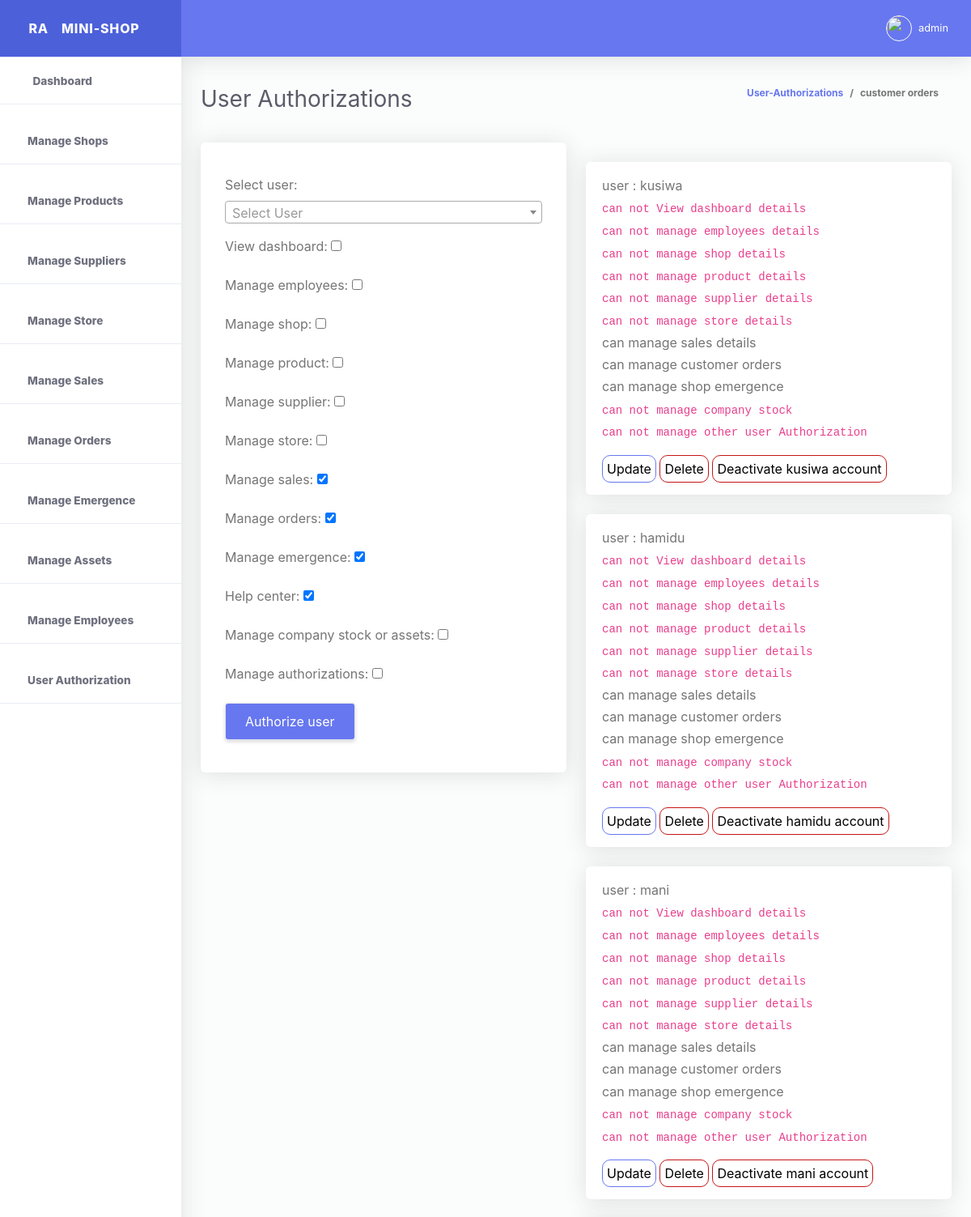
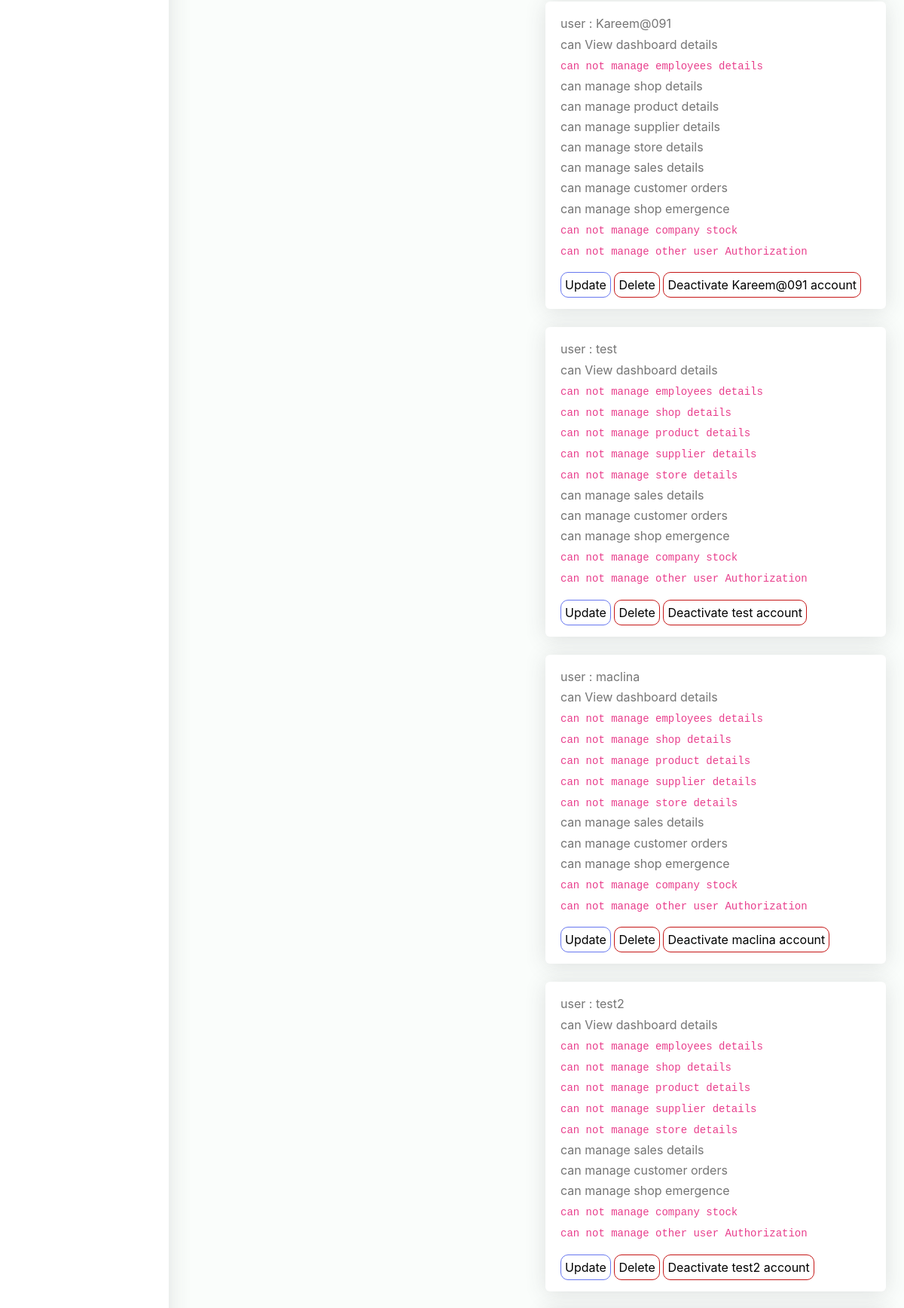
The app's page /users-authorization (signed in, upper part) with its own data (2 pictures, top to bottom).
### storeApp/models.py (models this page shows, shortened)
class AuthorizeUsers(models.Model):
    select_user = models.ForeignKey(User, on_delete=models.CASCADE)
    view_dashboard = models.BooleanField(default =False)
    manage_employees = models.BooleanField(default =False)
    manage_shop = models.BooleanField(default =False)
    manage_product = models.BooleanField(default =False)
    manage_supplier = models.BooleanField(default =False)
    manage_store = models.BooleanField(default =False)
    manage_sales = models.BooleanField(default =True)
    manage_orders = models.BooleanField(default =True)
    manage_emergence = models.BooleanField(default =True)
    help_center = models.BooleanField(default =True)
    manage_company_stock_or_assets = models.BooleanField(default =False)
    manage_authorizations = models.BooleanField(default =False)
    created_at = models.DateTimeField(auto_now_add =True) #never change once the object is created
    updated_at = models.DateTimeField(auto_now =True) # always change when object is updated
    class Meta:
        verbose_name_plural = 'User Authorization'

### storeApp/views.py (the view)
# urls.py: path('users-authorization', views.authorizationPage, name="authorizationPage"),
def authorizationPage(request):
  if request.method == "POST" and request.POST.get('add_user_auth'):
    form = AuthorizeUsersForm (request.POST )
    if form.is_valid():
      form.save()
      messages.success(request, f"user authoriation for {request.POST.get('select_user')} added succesffuly by {request.user.username}")
      return redirect("storeApp:authorizationPage")
  try:
      get_all_user_authorizations = AuthorizeUsers.objects.get(select_user = request.user)
  except:
    messages.info(request, f"{request.user} does not have any credential yet!")
  form = AuthorizeUsersForm()
  get_all_user_authorizations_who_can = AuthorizeUsers.objects.all().order_by('-updated_at')
  template_name = 'store/authorizationPage.html'
  update = False
  context = {
    'get_all_user_authorizations':get_all_user_authorizations,
    'form':form,
    'update':update,
    'get_all_user_authorizations_who_can':get_all_user_authorizations_who_can,
  }
  return render (request, template_name, context)

### templates/store/authorizationPage.html (shortened to what this page needs)
{% extends './base.html' %}
{% load static %}
{% block content %}
<div class="container-fluid" id="container-wrapper">
  <div class="d-sm-flex align-items-center justify-content-between mb-4">
    <h1 class="h3 mb-0 text-gray-800">User Authorizations </h1>
    <ol class="breadcrumb">
      <li class="breadcrumb-item"><a href="./">User-Authorizations</a></li>
      <li class="breadcrumb-item active" aria-current="page">customer orders </li>
    </ol>
  </div>
  </div>
  <div class="user_authorizations_sections">
    <div class="container">
      <div class="row">
        <div class="col-md-6">
          <div class="card">
            <div class="card-body">
              {% if update == False %}
              <form action="" method="post">
              {{form.as_p}}
              <div class="button_section">
                <button type="submit" class="btn btn-primary pl-4 pr-4" name="add_user_auth" value="update_user_auth">Authorize user</button>
              </div>
              </form>
              {% endif %}
            </div>
          </div>
        </div>
        {% if get_all_user_authorizations_who_can %}
        <div class="col-md-6">
          {% for authorized in get_all_user_authorizations_who_can %}
          <div class="card mt-4">
            <div class="card-body" id="userdataTable">
              <h6>user : {{ authorized.select_user}}</h6>
              {% if authorized.view_dashboard %}
              <h6>can View dashboard details </h6>
              {% else %}
              <h6><code> can not View dashboard details</code></h6>
              {% endif %}
              {% if authorized.manage_employees %}
              <h6>can manage employees details </h6>
              {% else %}
              <h6><code> can not manage employees details</code> </h6>
              {% endif %}
              {% if authorized.manage_shop %}
              <h6>can manage shop details </h6>
              {% else %}
              <h6><code> can not manage shop details</code> </h6>
              {% endif %}
              {% if authorized.manage_product %}
              <h6>can manage product details </h6>
              {% else %}
              <h6><code> can not manage product details</code> </h6>
              {% endif %}
              {% if authorized.manage_supplier %}
              <h6>can manage supplier details </h6>
              {% else %}
              <h6><code> can not manage supplier details </code></h6>
              {% endif %}
              {% if authorized.manage_store %}
              <h6>can manage store details </h6>
              {% else %}
              <h6><code> can not manage store details </code></h6>
              {% endif %}
              {% if authorized.manage_sales %}
              <h6>can manage sales details </h6>
              {% else %}
              <h6><code> can not manage sales details </code></h6>
              {% endif %}
              {% if authorized.manage_orders %}
              <h6>can manage customer orders  </h6>
              {% else %}
              <h6><code> can not manage  customer orders</code>  </h6>
              {% endif %}
              {% if authorized.manage_emergence %}
              <h6>can manage shop emergence  </h6>
              {% else %}
              <h6><code> can not manage shop emergence </code>  </h6>
              {% endif %}
              {% if authorized.manage_company_stock_or_assets %}
              <h6>can manage company stock </h6>
              {% else %}
              <h6><code> can not manage company stock</code>  </h6>
              {% endif %}
              {% if authorized.manage_authorizations %}
              <h6>can manage other user Authorization  </h6>
              {% else %}
              <h6><code> can not manage other user Authorization </code>  </h6>
              {% endif %}
              <div class="button_section mt-4">
                <a href="{% url 'storeApp:updateUserAuthorizations' authorized.id %}" class="update">Update</a>
                <a href="{% url 'storeApp:deleteUserAuthorizations' authorized.id %}" class="delete">Delete</a>
                {% if authorized.view_dashboard == False and authorized.manage_sales == False %}
                 <a  data-toggle="modal" data-target="#activateUserAuthorizations" class="update">Activate {{authorized.select_user}} Acount</a>
                {% else %}
                <a  data-toggle="modal" data-target="#deactivateUserAuthorizations"    class="delete">Deactivate {{authorized.select_user}} account</a>
                {% endif %}
              </div>
            </div>
          </div>
          {% endfor %}
        </div>
        {% endif %}
      </div>
    </div>
  </div>
{% endblock %}

### templates/store/base.html (shortened to what this page needs)
<!DOCTYPE html>
<html lang="en">
{% load static %}
<head>
  <link href="{% static './vendor/fontawesome-free/css/all.min.css' %}" rel="stylesheet" type="text/css">
  <link href="{% static './vendor/bootstrap/css/bootstrap.min.css' %}" rel="stylesheet" type="text/css">
  <link href="{% static './css/ruang-admin.min.css' %}" rel="stylesheet">
  <link href="{% static './css/chart.css' %}" rel="stylesheet">
  <link href="{% static './vendor/datatables/dataTables.bootstrap4.min.css' %}" rel="stylesheet">
  <link href="{% static './vendor/select2/dist/css/select2.min.css'%}" rel="stylesheet" type="text/css">
  <link href="{% static './vendor/bootstrap-datepicker/css/bootstrap-datepicker.min.css' %}" rel="stylesheet" >
  <link href="{% static './vendor/bootstrap-touchspin/css/jquery.bootstrap-touchspin.css' %} " rel="stylesheet" >
  <link href="{% static './vendor/clock-picker/clockpicker.css' %}" rel="stylesheet">
  <link href="{% static './css/ruang-admin.css' %}" rel="stylesheet">
</head>
<body id="page-top" >
<div id="wrapper" >
  <ul class="navbar-nav sidebar sidebar-light accordion" id="accordionSidebar">
    <a class="sidebar-brand d-flex align-items-center justify-content-center" href="homePage">
      <div class="sidebar-brand-icon">
        <span>RA</span>
      </div>
      <div class="sidebar-brand-text mx-3">MINI-SHOP</div>
    </a>
    <hr class="sidebar-divider my-0">
    {% if get_all_user_authorizations.view_dashboard %}
    <li class="nav-item active ">
      <a class="nav-link" href="{% url 'storeApp:homepage' %}">
        <i class="fas fa-fw fa-tachometer-alt"></i>
        <span>Dashboard</span></a>
      </li>
    <hr class="sidebar-divider">
    {% endif %}
    {% if get_all_user_authorizations.manage_shop %}
    <li class="nav-item active">
      <a class="nav-link" href="{% url 'storeApp:shopPage' %}">
        <i class="fas fas fas fa-store-alt fa-2x text-success"></i>
        <span>Manage Shops</span></a>
    </li>
    <hr class="sidebar-divider">
    {% endif %}
    {% if get_all_user_authorizations.manage_product %}
    <li class="nav-item active">
      <a class="nav-link" href="{% url 'storeApp:productPage' %}">
        <i class="fas fas fab fa-shopping-bag fa-2x text-success"></i>
        <span>Manage Products</span></a>
    </li>
    <hr class="sidebar-divider">
    {% endif %}
    {% if get_all_user_authorizations.manage_supplier %}
    <li class="nav-item active">
      <a class="nav-link" href="{% url 'storeApp:suppliersPage' %}">
        <i class="fas fas fa-user-friends fa-2x text-success"></i>
        <span>Manage Suppliers</span></a>
    </li>
    <hr class="sidebar-divider">
    {% endif %}
    {% if get_all_user_authorizations.manage_store %}
    <li class="nav-item active">
      <a class="nav-link" href="{% url 'storeApp:storePage' %}">
        <i class="fas fas fa-store-alt fa-2x text-success"></i>
        <span>Manage Store</span></a>
    </li>
    <hr class="sidebar-divider">
    {% endif %}
    {% if get_all_user_authorizations.manage_sales %}
    <li class="nav-item active">
      <a class="nav-link" href="{% url 'storeApp:salesPage' %}">
        <i class="fas far fa-money-bill-alt fa-2x text-success"></i>
        <span>Manage Sales</span></a>
    </li>
    <hr class="sidebar-divider">
    {% endif %}
    {% if get_all_user_authorizations.manage_orders %}
    <li class="nav-item active">
      <a class="nav-link" href="{% url 'storeApp:ordersPage' %}">
        <i class="fas far fas fa-cart-arrow-down fa-2x text-success"></i>
        <span>Manage Orders</span></a>
    </li>
    <hr class="sidebar-divider">
    {% endif %}
    {% if get_all_user_authorizations.manage_emergence %}
    <li class="nav-item active">
      <a class="nav-link" href="{% url 'storeApp:emergencePage' %}">
        <i class="fas far far fa-comments fa-2x text-success"></i>
        <span>Manage Emergence</span></a>
    </li>
    <hr class="sidebar-divider">
    {% endif %}
    {% if get_all_user_authorizations.manage_company_stock_or_assets %}
    <li class="nav-item active">
      <a class="nav-link" href="{% url 'storeApp:companyStockPage' %}">
        <i class="fas far far fa-store-alt fa-2x text-success"></i>
        <span>Manage Assets</span></a>
    </li>
    <hr class="sidebar-divider">
    {% endif %}
    {% if get_all_user_authorizations.manage_employees %}
    <li class="nav-item active">
      <a class="nav-link" href="{% url 'storeApp:employeePage' %}">
        <i class="fas fa-users fa-2x text-success"></i>
        <span>Manage Employees</span></a>
    </li>
  <hr class="sidebar-divider">
  {% endif %}
  {% if get_all_user_authorizations.manage_authorizations %}
    <li class="nav-item active">
      <a class="nav-link" href="{% url 'storeApp:authorizationPage' %}">
        <i class="fas far far fas fa-user-shield fa-2x text-success"></i>
        <span>User Authorization</span></a>
    </li>
    <hr class="sidebar-divider">
    {% endif %}
  </ul>
  <div id="content-wrapper" class="d-flex flex-column">
    <div id="content">
      <nav class="navbar navbar-expand navbar-light bg-navbar topbar mb-4 static-top">
        <button id="sidebarToggleTop" class="btn btn-link rounded-circle mr-3">
          <i class="fa fa-bars"></i>
        </button>
        <ul class="navbar-nav ml-auto">
          {% if request.user.is_authenticated %}
          <li class="nav-item dropdown no-arrow">
            <a class="nav-link dropdown-toggle" href="#" id="userDropdown" role="button" data-toggle="dropdown"
              aria-haspopup="true" aria-expanded="false">
              <img class="img-profile rounded-circle" src="{% static 'img/boy.png' %}" style="max-width: 60px">
              <span class="ml-2 d-none d-lg-inline text-white small">{{request.user.username}}</span>
            </a>
          </li>
          {% endif %}
        </ul>
      </nav>
      {% block content %}
      {% endblock %}
    </div>
  </div>
</div>
  </body>
</html>

### records on screen
AuthorizeUsers: select_user "kusiwa", view_dashboard "can not View dashboard details", manage_employees "can not manage employees details", manage_shop "can not manage shop details", manage_product "can not manage product details", manage_supplier "can not manage supplier details", manage_store "can not manage store details", manage_sales "can manage sales details", manage_orders "can manage customer orders", manage_emergence "can manage shop emergence", manage_company_stock_or_assets "can not manage company stock", manage_authorizations "can not manage other user Authorization"
AuthorizeUsers: select_user "hamidu", view_dashboard "can not View dashboard details", manage_employees "can not manage employees details", manage_shop "can not manage shop details", manage_product "can not manage product details", manage_supplier "can not manage supplier details", manage_store "can not manage store details", manage_sales "can manage sales details", manage_orders "can manage customer orders", manage_emergence "can manage shop emergence", manage_company_stock_or_assets "can not manage company stock", manage_authorizations "can not manage other user Authorization"
AuthorizeUsers: select_user "mani", view_dashboard "can not View dashboard details", manage_employees "can not manage employees details", manage_shop "can not manage shop details", manage_product "can not manage product details", manage_supplier "can not manage supplier details", manage_store "can not manage store details", manage_sales "can manage sales details", manage_orders "can manage customer orders", manage_emergence "can manage shop emergence", manage_company_stock_or_assets "can not manage company stock", manage_authorizations "can not manage other user Authorization"
AuthorizeUsers: select_user "Kareem@091", view_dashboard "can View dashboard details", manage_employees "can not manage employees details", manage_shop "can manage shop details", manage_product "can manage product details", manage_supplier "can manage supplier details", manage_store "can manage store details", manage_sales "can manage sales details", manage_orders "can manage customer orders", manage_emergence "can manage shop emergence", manage_company_stock_or_assets "can not manage company stock", manage_authorizations "can not manage other user Authorization"
AuthorizeUsers: select_user "test", view_dashboard "can View dashboard details", manage_employees "can not manage employees details", manage_shop "can not manage shop details", manage_product "can not manage product details", manage_supplier "can not manage supplier details", manage_store "can not manage store details", manage_sales "can manage sales details", manage_orders "can manage customer orders", manage_emergence "can manage shop emergence", manage_company_stock_or_assets "can not manage company stock", manage_authorizations "can not manage other user Authorization"
AuthorizeUsers: select_user "maclina", view_dashboard "can View dashboard details", manage_employees "can not manage employees details", manage_shop "can not manage shop details", manage_product "can not manage product details", manage_supplier "can not manage supplier details", manage_store "can not manage store details", manage_sales "can manage sales details", manage_orders "can manage customer orders", manage_emergence "can manage shop emergence", manage_company_stock_or_assets "can not manage company stock", manage_authorizations "can not manage other user Authorization"
AuthorizeUsers: select_user "test2", view_dashboard "can View dashboard details", manage_employees "can not manage employees details", manage_shop "can not manage shop details", manage_product "can not manage product details", manage_supplier "can not manage supplier details", manage_store "can not manage store details", manage_sales "can manage sales details", manage_orders "can manage customer orders", manage_emergence "can manage shop emergence", manage_company_stock_or_assets "can not manage company stock", manage_authorizations "can not manage other user Authorization"

### other values on screen
{{ request.user.username }} "admin"
